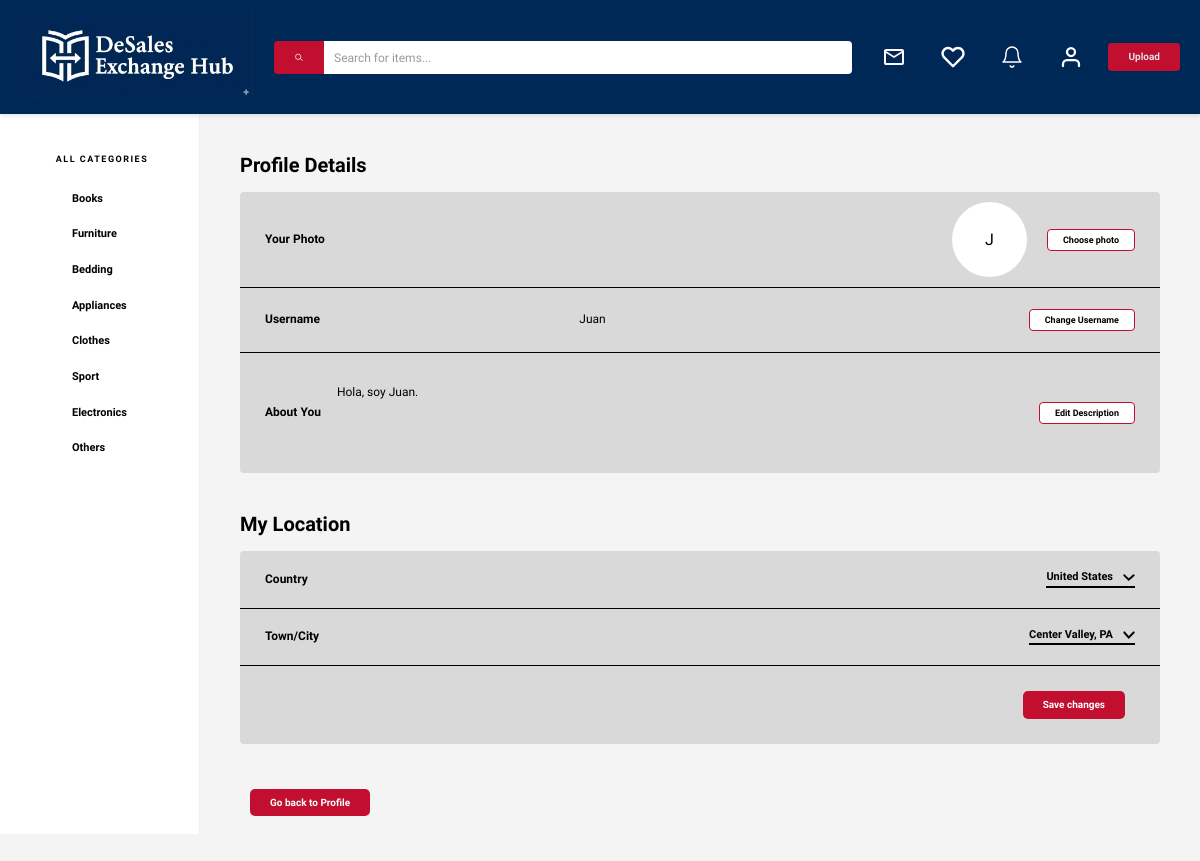
Screenshot of /user/edit (signed in) with the database file from the repository.
### models.py (models this page shows, shortened)
class User(db.Model):
    id = db.Column(db.Integer, primary_key = True)
    username = db.Column(db.String(20), unique = False, nullable = False)
    email = db.Column(db.String(120), unique = True, nullable = False)
    password = db.Column(db.String(255), nullable = False)
    is_active = db.Column(db.Boolean, default=False, nullable=False)
    items = db.relationship('Item', backref = 'owner', lazy = True)
    favorite_items = db.relationship('Item', secondary='favorite', back_populates='favorited_by', lazy=True)
    country = db.Column(db.String(20), nullable = True, default = "")
    city = db.Column(db.String(20), nullable = True, default = "")
    description = db.Column(db.String(400), nullable = True, default = "")
    photo_url = db.Column(db.String(200), nullable = True, default = "")

### app.py (the view, shortened to what this page needs)
@app.route("/user/edit", methods=["GET", "POST"])
def edit_profile():
    user = get_current_user_from_session()
    if not user:
        return redirect(url_for("login"))
    return render_template('user/editProfile.html', user=user)

### app.py (called while the page is built, shortened)
def get_current_user_from_session():
    user_id = session.get("user_id")
    if user_id is not None:
        user = db.session.get(User, user_id)
        if user:
            session["user_id"] = user.id
            session["username"] = user.username
            return user

@app.context_processor
def inject_search_query():
    return {
        "current_search_query": request.args.get("q", "").strip(),
        "condition_labels": CONDITION_LABELS,
    }

### templates/user/editProfile.html (shortened to what this page needs)
{% extends 'base.html' %}
{% block content %}
<div class="edit-profile-page">
    <div class="profile-details-section">
        <h2 class="section-title">Profile Details</h2>
        <div class="settings-group">
            <form id="photo-form" action="{{ url_for('edit_profile') }}" method="POST" enctype="multipart/form-data" class="setting-item photo-item" style="width: 100%; box-sizing: border-box;">
                <span class="setting-label">Your Photo</span>
                <div class="setting-action">
                    <div class="profile-photo-preview">
                        {% if user.photo_url %}
                            <img src="{{ url_for('static', filename=user.photo_url) }}" alt="{{ user.username }}" class="profile-avatar">
                        {% else %}
                            <div class="profile-avatar-placeholder">
                                {{ user.username[0].upper() }}
                            </div>
                        {% endif %}
                    </div>
                    <button type="button" class="action-btn" onclick="document.getElementById('photo-input').click()">Choose photo</button>
                </div>
            </form>
            <form class="setting-item" method="POST" action="{{ url_for('edit_profile') }}">
                <span class="setting-label">Username</span>
                <input type="text" name="username" class="setting-value input" value="{{ user.username }}">
                <button type="submit" class="action-btn">Change Username</button>
            </form>
            <form class="setting-item description-item" method="POST" action="{{ url_for('edit_profile') }}">
                <span class="setting-label">About You</span>
                <textarea name="description" class="setting-value input description-input">{{ user.description }}</textarea>
                <button type="submit" class="action-btn">Edit Description</button>
            </form>
        </div>
    </div>
    <div class="location-section">
        <h2 class="section-title">My Location</h2>
        <div class="settings-group">
            <div class="setting-item">
                <span class="setting-label">Country</span>
                <div class="dropdown-display">
                    <span>United States</span>
                    <img src="{{ url_for('static', filename='img/assets/down-arrow-white.svg') }}" alt="arrow" class="arrow-icon">
                </div>
            </div>
            <div class="setting-item">
                <span class="setting-label">Town/City</span>
                <div class="dropdown-display">
                    <span>Center Valley, PA</span>
                    <img src="{{ url_for('static', filename='img/assets/down-arrow-white.svg') }}" alt="arrow" class="arrow-icon">
                </div>
            </div>
            <div class="setting-item">
                <div class="save-changes-btn-container">
                    <button class="save-changes-btn">Save changes</button>
                </div>
            </div>
        </div>
    </div>
    <div class="return-button-container">
        <button class="return-button" data-url="{{ url_for('profile') }}">Go back to Profile</button>
    </div>
</div>
{% endblock %}

### static/css/app.css (style rules this page uses)
html { line-height: 1.15; -webkit-text-size-adjust: 100%; }
body { margin: 0; }
img { border-style: none; }
button, input, optgroup, select, textarea { font-family: inherit; font-size: 100%; line-height: 1.15; margin: 0; }
button, input { overflow: visible; }
button, select { text-transform: none; }
button, [type=button], [type=reset], [type=submit] { -webkit-appearance: button; }
textarea { overflow: auto; }
*, *:before, *:after { box-sizing: inherit; }
html { font-size: 62.5%; box-sizing: border-box; height: 100%; }
body { font-size: 1.6rem; min-height: 100%; }
img { max-width: 100%; }
h1, h2, h3 { font-family: "Work Sans", sans-serif; margin: 0 0 2.5rem 0; font-weight: 900; }
h2 { font-size: 5rem; }
* { box-sizing: border-box; margin: 0; padding: 0; }
body { font-family: "Work Sans", sans-serif; background-color: #f4f4f4; min-height: 100vh; display: flex; flex-direction: column; }
.edit-profile-page { padding: 2rem; max-width: 1200px; margin: 0 auto; width: 100%; }
.edit-profile-page .section-title { font-family: "Work Sans", sans-serif; font-size: 2rem; font-weight: 700; margin-bottom: 1.5rem; color: #000; }
.edit-profile-page .settings-group { background-color: #d9d9d9; border-radius: 4px; overflow: hidden; margin-bottom: 4rem; }
.edit-profile-page .settings-group .setting-item { display: flex; justify-content: space-between; align-items: center; padding: 2rem 2.5rem; border-bottom: 1px solid #010101; }
.edit-profile-page .settings-group .setting-item:last-child { border-bottom: none; }
.edit-profile-page .settings-group .setting-item .setting-label { font-family: "Work Sans", sans-serif; font-size: 1.2rem; font-weight: 700; color: #000; }
.edit-profile-page .settings-group .setting-item .setting-action { display: flex; align-items: center; gap: 2rem; }
.edit-profile-page .settings-group .setting-item .setting-value { font-family: "Work Sans", sans-serif; font-size: 1.2rem; font-weight: 500; color: #010101; }
.edit-profile-page .settings-group .setting-item .setting-value.input { border: none; padding: 5px; border-radius: 4px; background: transparent; width: 200px; }
.edit-profile-page .settings-group .setting-item .setting-value.description-input { width: 80%; height: 80%; resize: none; font-family: inherit; font-size: 1.2rem; }
.edit-profile-page .settings-group .setting-item.photo-item { padding: 1rem 2.5rem; }
.edit-profile-page .settings-group .setting-item.photo-item .profile-photo-preview { width: 75px; height: 75px; background-color: #fff; border-radius: 50%; overflow: hidden; display: flex; justify-content: center; align-items: center; }
.edit-profile-page .settings-group .setting-item .action-btn { background-color: #fff; border: 1px solid #c20f2f; color: #000; padding: 0.5rem 1.5rem; border-radius: 4px; font-family: "Work Sans", sans-serif; font-size: 0.9rem; font-weight: 600; cursor: pointer; transition: all 0.2s; }
.edit-profile-page .settings-group .setting-item .dropdown-display { display: flex; align-items: center; gap: 1rem; font-family: "Work Sans", sans-serif; font-weight: 700; font-size: 1.1rem; cursor: pointer; border-bottom: 2px solid #000; padding-bottom: 0.2rem; }
.edit-profile-page .settings-group .setting-item .dropdown-display .arrow-icon { width: 12px; filter: invert(1); }
.edit-profile-page .settings-group .description-item { height: 12rem; }
.edit-profile-page .save-changes-btn-container { display: flex; justify-content: flex-end; padding: 0.5rem 1rem; }
.edit-profile-page .save-changes-btn-container .save-changes-btn { display: inline-block; background-color: #C20F2F; color: white; padding: 0.8rem 2rem; border-radius: 5px; text-decoration: none; font-family: "Work Sans", sans-serif; font-weight: 600; font-size: 1rem; transition: background-color 0.2s; border: none; cursor: pointer; }
.edit-profile-page .return-button-container { display: flex; justify-content: left; padding: 0.5rem 1rem; }
.edit-profile-page .return-button-container .return-button { display: inline-block; background-color: #C20F2F; color: white; padding: 0.8rem 2rem; border-radius: 5px; text-decoration: none; font-family: "Work Sans", sans-serif; font-weight: 600; font-size: 1rem; transition: background-color 0.2s; border: none; cursor: pointer; }

### rows the page displays
User: username "J", username "Juan", description "Hola, soy Juan."
